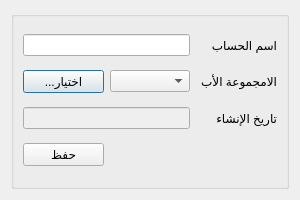
<?xml version="1.0" encoding="UTF-8"?>
<ui version="4.0">
 <class>GroupEdit</class>
 <widget class="QDialog" name="GroupEdit">
  <property name="geometry">
   <rect>
    <x>0</x>
    <y>0</y>
    <width>300</width>
    <height>200</height>
   </rect>
  </property>
  <property name="minimumSize">
   <size>
    <width>300</width>
    <height>200</height>
   </size>
  </property>
  <property name="maximumSize">
   <size>
    <width>300</width>
    <height>200</height>
   </size>
  </property>
  <property name="windowTitle">
   <string>تعديل معلومات المجموعة</string>
  </property>
  <property name="layoutDirection">
   <enum>Qt::RightToLeft</enum>
  </property>
  <layout class="QGridLayout" name="gridLayout">
   <item row="0" column="0">
    <widget class="QGroupBox" name="groupBox">
     <property name="layoutDirection">
      <enum>Qt::LeftToRight</enum>
     </property>
     <property name="title">
      <string/>
     </property>
     <layout class="QGridLayout" name="gridLayout_2">
      <item row="0" column="0" colspan="2">
       <widget class="QLineEdit" name="name_input"/>
      </item>
      <item row="0" column="2">
       <widget class="QLabel" name="label">
        <property name="text">
         <string>اسم الحساب</string>
        </property>
       </widget>
      </item>
      <item row="1" column="0">
       <widget class="QPushButton" name="select_parent_btn">
        <property name="text">
         <string>...اختيار</string>
        </property>
       </widget>
      </item>
      <item row="1" column="1">
       <widget class="QComboBox" name="parent_combobox"/>
      </item>
      <item row="1" column="2">
       <widget class="QLabel" name="label_2">
        <property name="text">
         <string>الامجموعة الأب</string>
        </property>
       </widget>
      </item>
      <item row="2" column="0" colspan="2">
       <widget class="QLineEdit" name="date_input">
        <property name="enabled">
         <bool>false</bool>
        </property>
       </widget>
      </item>
      <item row="2" column="2">
       <widget class="QLabel" name="label_3">
        <property name="text">
         <string>تاريخ الإنشاء</string>
        </property>
       </widget>
      </item>
      <item row="3" column="0">
       <widget class="QPushButton" name="save_btn">
        <property name="text">
         <string>حفظ</string>
        </property>
       </widget>
      </item>
     </layout>
    </widget>
   </item>
  </layout>
 </widget>
 <resources/>
 <connections/>
</ui>
